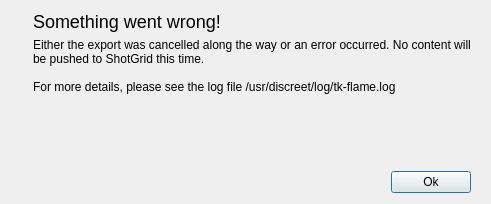
<?xml version="1.0" encoding="UTF-8"?>
<ui version="4.0">
 <class>SubmissionFailedDialog</class>
 <widget class="QDialog" name="SubmissionFailedDialog">
  <property name="geometry">
   <rect>
    <x>0</x>
    <y>0</y>
    <width>491</width>
    <height>204</height>
   </rect>
  </property>
  <property name="windowTitle">
   <string>ShotGrid Submission Failed</string>
  </property>
  <layout class="QVBoxLayout" name="verticalLayout">
   <property name="leftMargin">
    <number>20</number>
   </property>
   <property name="rightMargin">
    <number>20</number>
   </property>
   <item>
    <layout class="QHBoxLayout" name="horizontalLayout_3">
     <item>
      <widget class="QLabel" name="label_2">
       <property name="sizePolicy">
        <sizepolicy hsizetype="Fixed" vsizetype="Preferred">
         <horstretch>0</horstretch>
         <verstretch>0</verstretch>
        </sizepolicy>
       </property>
       <property name="text">
        <string/>
       </property>
       <property name="pixmap">
        <pixmap resource="resources.qrc">:/tk-flame-export/failure.png</pixmap>
       </property>
      </widget>
     </item>
     <item>
      <layout class="QVBoxLayout" name="verticalLayout_3">
       <item>
        <widget class="QLabel" name="label_3">
         <property name="styleSheet">
          <string notr="true">QLabel { font-size: 18px; }</string>
         </property>
         <property name="text">
          <string>Something went wrong!</string>
         </property>
         <property name="alignment">
          <set>Qt::AlignLeading|Qt::AlignLeft|Qt::AlignTop</set>
         </property>
        </widget>
       </item>
       <item>
        <widget class="QLabel" name="status">
         <property name="sizePolicy">
          <sizepolicy hsizetype="Preferred" vsizetype="MinimumExpanding">
           <horstretch>0</horstretch>
           <verstretch>0</verstretch>
          </sizepolicy>
         </property>
         <property name="text">
          <string>&lt;html&gt;&lt;head/&gt;&lt;body&gt;&lt;p&gt;Either the export was cancelled along the way or an error occurred. No content will be pushed to ShotGrid this time. &lt;br/&gt;&lt;br/&gt;For more details, please see the log file &lt;span style=&quot; font-family:'Courier New,courier';&quot;&gt;/usr/discreet/log/tk-flame.log&lt;/span&gt;&lt;/p&gt;&lt;/body&gt;&lt;/html&gt;</string>
         </property>
         <property name="textFormat">
          <enum>Qt::RichText</enum>
         </property>
         <property name="alignment">
          <set>Qt::AlignLeading|Qt::AlignLeft|Qt::AlignTop</set>
         </property>
         <property name="wordWrap">
          <bool>true</bool>
         </property>
        </widget>
       </item>
      </layout>
     </item>
    </layout>
   </item>
   <item>
    <layout class="QHBoxLayout" name="horizontalLayout">
     <item>
      <spacer name="horizontalSpacer">
       <property name="orientation">
        <enum>Qt::Horizontal</enum>
       </property>
       <property name="sizeHint" stdset="0">
        <size>
         <width>368</width>
         <height>20</height>
        </size>
       </property>
      </spacer>
     </item>
     <item>
      <widget class="QPushButton" name="submit">
       <property name="text">
        <string>Ok</string>
       </property>
      </widget>
     </item>
    </layout>
   </item>
  </layout>
 </widget>
 <resources>
  <include location="resources.qrc"/>
 </resources>
 <connections/>
</ui>
